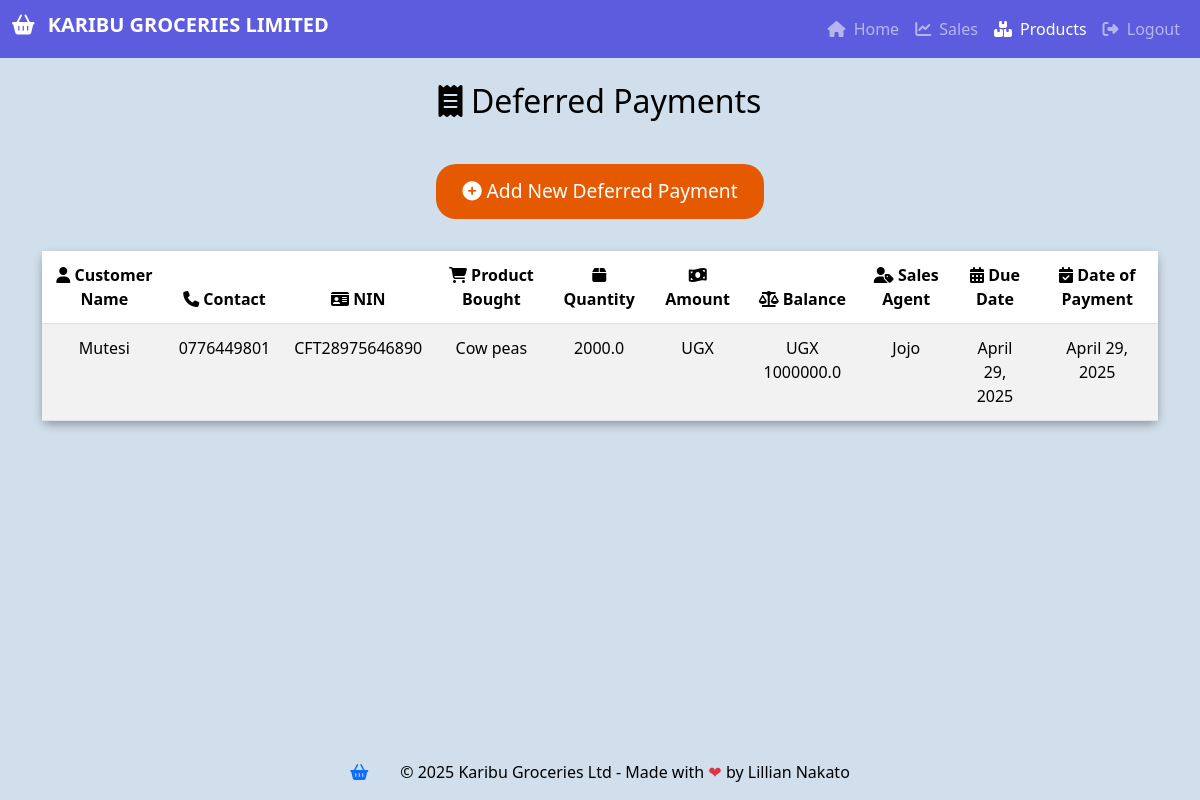
The app's page /deferredpaymentlist/ (signed in), older data.
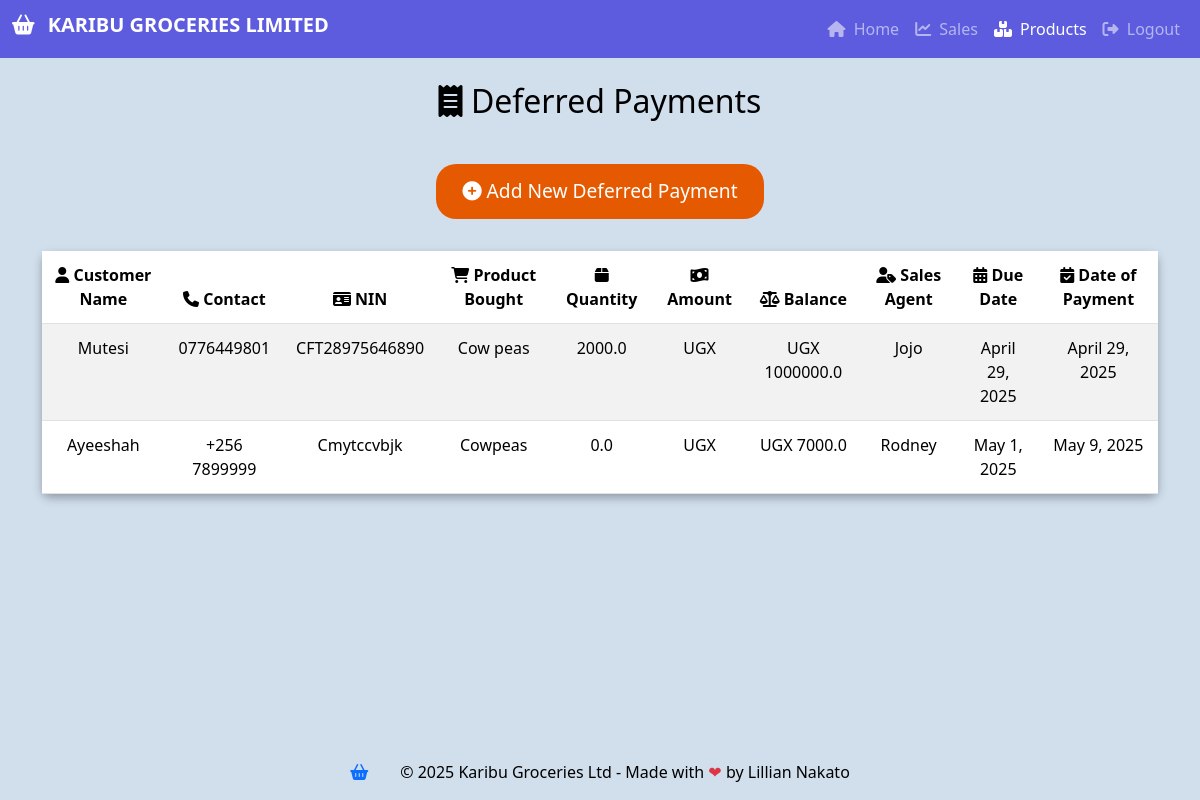
The same page, newer data.
### kgl_app/models.py (models this page shows, shortened)
class Deffered_payment(models.Model):
    customer_name = models.CharField(max_length=25, null=True, blank=True)
    contact = models.CharField( max_length=50,null=True, blank=True)
    address = models.CharField(max_length=20, null=True, blank=True)
    nin = models.CharField(max_length=50, null=True, blank=True, unique=True)
    product_name = models.CharField(max_length=50, null=True, blank=True)
    quantity = models.FloatField(default=0, null=True, blank=True)
    amount_due = models.FloatField(default=0, null=True, blank=True)
    balance = models.FloatField(default=0, null=True, blank=True)
    duedate = models.DateField(default=datetime.now)
    date_of_payment = models.DateField(default=datetime.now)
    branch_name = models.CharField(max_length=50, null=True, blank=True)
    salesagent = models.CharField(max_length=50, null=True, blank=True)
    date_of_dispatch = models.DateField(default=datetime.now)

### kgl_app/views.py (the view)
# urls.py: path('deferredpaymentlist/',views.deferredpaymentlist, name ='deferredpaymentlist'),
@login_required
def deferredpaymentlist(request):
    payment = Deffered_payment.objects.all().order_by('id')
    return render(request, 'kgl_app/deferredpaymentlist.html', {'payments': payment})

### kgl_app/templates/kgl_app/deferredpaymentlist.html (shortened to what this page needs)
{% extends 'kgl_app/base.html' %}
{% load static %}
{% block content %}
<link rel="stylesheet" href="{% static 'css/deferredpaymentlist.css' %}">
<div class="container">
  <h2 class="text-center my-4"><i class="fas fa-receipt"></i> Deferred Payments</h2>
  <div class="text-center mb-3">
    <a href="{% url 'deferredpayment' %}" class="btn btn-add"><i class="fas fa-plus-circle"></i> Add New Deferred
      Payment</a>
  </div>
  <table class="table table-striped table-hover">
    <thead>
      <tr>
        <th><i class="fas fa-user"></i> Customer Name</th>
        <th><i class="fas fa-phone"></i> Contact</th>
        <th><i class="fas fa-id-card"></i> NIN</th>
        <th><i class="fas fa-shopping-cart"></i> Product Bought</th>
        <th><i class="fas fa-box"></i> Quantity</th>
        <th><i class="fas fa-money-bill-wave"></i> Amount</th>
        <th><i class="fas fa-balance-scale"></i> Balance</th>
        <th><i class="fas fa-user-tag"></i> Sales Agent</th>
        <th><i class="fas fa-calendar-alt"></i> Due Date</th>
        <th><i class="fas fa-calendar-check"></i> Date of Payment</th>
      </tr>
    </thead>
    <tbody>
      {% for payment in payments %}
      <tr>
        <td>{{ payment.customer_name }}</td>
        <td>{{ payment.contact }}</td>
        <td>{{ payment.nin }}</td>
        <td>{{ payment.product_name }}</td>
        <td>{{ payment.quantity }}</td>
        <td>UGX {{ payment.amount }}</td>
        <td>UGX {{ payment.balance }}</td>
        <td>{{ payment.salesagent }}</td>
        <td>{{ payment.duedate }}</td>
        <td>{{ payment.date_of_payment }}</td>
      </tr>
      {% endfor %}
    </tbody>
  </table>
</div>
{% endblock %}

Row changes from the older to the newer data that the page shows:
added Deffered_payment: customer_name "Ayeeshah", contact "+256 7899999", nin "Cmytccvbjk", product_name "Cowpeas", quantity "0.0", balance "7000.0", salesagent "Rodney", duedate "May 1, 2025", date_of_payment "May 9, 2025"
